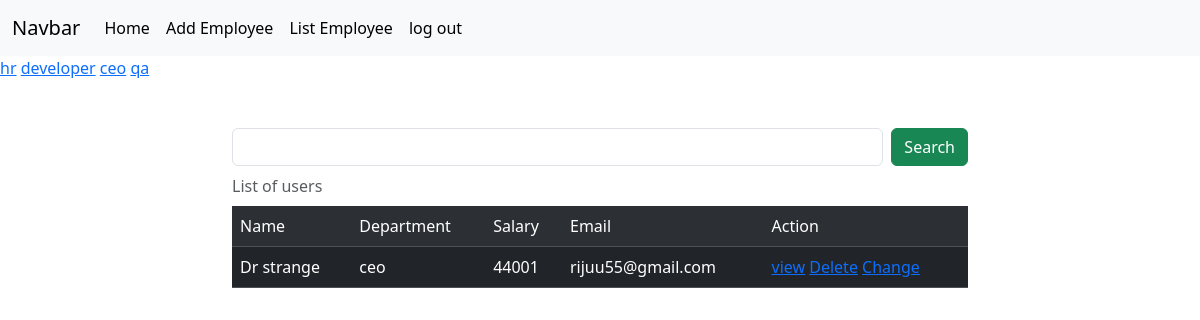
Screenshot of /employees/all?department=ceo (signed in) with the database file from the repository.
### crm/models.py (models this page shows, shortened)
class Employees(models.Model):
    name=models.CharField(max_length=200)
    department=models.CharField(max_length=200)
    salary=models.PositiveIntegerField()
    email=models.EmailField(unique=True)
    age=models.PositiveIntegerField()
    contact=models.CharField(null=True,max_length=200)
    profile_pic=models.ImageField(upload_to="images",null=True)
    dob=models.DateField(null=True,blank=True)

### crm/views.py (the view, shortened to what this page needs)
# urls.py: path("employees/all",views.EmployeeListView.as_view(),name="emp-all"),
@method_decorator(signin_required,name="dispatch")
class EmployeeListView(View):
    def get(self,request,*args,**kwargs):
        qs=Employees.objects.all()
        departments=Employees.objects.all().values_list("department",flat=True).distinct()
        print(departments)
        if "department" in request.GET:
            dept=request.GET.get("department")
            qs=qs.filter(department__iexact=dept)
        return render(request,"emp_list.html",{"data":qs,"departments":departments})

### crm/views.py (called while the page is built)
def signin_required(fn):
    def wrapper(request,*args,**kwargs):
        if not request.user.is_authenticated:
            messages.error(request,"Invalid session")
            return redirect("signin")
        else:
            return fn(request,*args,**kwargs)
    return wrapper

### crm/templates/emp_list.html (shortened to what this page needs)
{%extends 'base.html'%}
{%block body_block%}
<div>
    {%for dep in departments%}
    <a href="{%url 'emp-all'%}?department={{dep}}">{{dep}}</a>
    {%endfor%}
</div>
<div class="container mt-5">
    <div class="row">
        <div class="col-2"></div>
        <div class="col-8">
            <form action="" method="post">
                <div class="d-flex">
                <input type="text" name="box" class="form-control me-2">
                <button type="submit" class="btn btn-success">Search</button>
                </div>
            </form>
        </div>
        <div class="col-2"></div>
    </div>
</div>
<div class="container">
    <div class="row">
        <div class="col-2"></div>
        <div class="col-8">
            <table class="table table-dark table-striped caption-top">
                <caption>List of users</caption>
                <tr>
                    <td>Name</td>
                    <td>Department</td>
                    <td>Salary</td>
                    <td>Email</td>
                    <td>Action</td>
                </tr>
                {%for emp in data%}
                <tr>
                    <td>{{emp.name}}</td>
                    <td>{{emp.department}}</td>
                    <td>{{emp.salary}}</td>
                    <td>{{emp.email}}</td>
                    <td>
                        <a href="{%url 'emp-details' emp.id%}">view</a>
                        <a href="{%url 'emp-delete' emp.id%}">Delete</a>
                        <a href="{%url 'emp-edit' emp.id%}">Change</a>
                    </td>
                </tr>
                {%endfor%}
            </table>
        </div>
        <div class="col-2"></div>
    </div>
</div>
{%endblock%}

### rows the page displays
Employees: name "Dr strange", department "ceo", salary "44001", email "rijuu55@gmail.com"

### other values shown
{{ dep }} "hr" "developer" "ceo" "qa"
